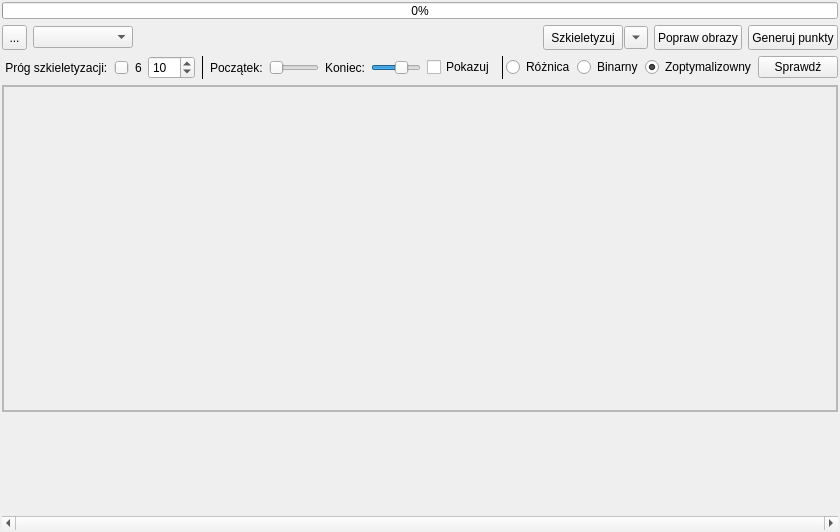
<?xml version="1.0" encoding="UTF-8"?>
<ui version="4.0">
 <class>PhotoWidget</class>
 <widget class="QWidget" name="PhotoWidget">
  <property name="geometry">
   <rect>
    <x>0</x>
    <y>0</y>
    <width>840</width>
    <height>532</height>
   </rect>
  </property>
  <property name="windowTitle">
   <string>Form</string>
  </property>
  <layout class="QGridLayout" name="gridLayout">
   <property name="leftMargin">
    <number>2</number>
   </property>
   <property name="topMargin">
    <number>2</number>
   </property>
   <property name="rightMargin">
    <number>2</number>
   </property>
   <property name="bottomMargin">
    <number>2</number>
   </property>
   <item row="5" column="0" colspan="2">
    <widget class="QFrame" name="frameSkieletDetail">
     <property name="frameShape">
      <enum>QFrame::NoFrame</enum>
     </property>
     <property name="frameShadow">
      <enum>QFrame::Raised</enum>
     </property>
     <layout class="QGridLayout" name="gridLayout_5">
      <property name="leftMargin">
       <number>0</number>
      </property>
      <property name="topMargin">
       <number>0</number>
      </property>
      <property name="rightMargin">
       <number>0</number>
      </property>
      <property name="bottomMargin">
       <number>0</number>
      </property>
      <item row="0" column="7">
       <widget class="QFrame" name="frame_2">
        <property name="frameShape">
         <enum>QFrame::NoFrame</enum>
        </property>
        <property name="frameShadow">
         <enum>QFrame::Raised</enum>
        </property>
        <layout class="QHBoxLayout" name="horizontalLayout">
         <property name="spacing">
          <number>2</number>
         </property>
         <property name="leftMargin">
          <number>0</number>
         </property>
         <property name="topMargin">
          <number>0</number>
         </property>
         <property name="rightMargin">
          <number>0</number>
         </property>
         <property name="bottomMargin">
          <number>0</number>
         </property>
         <item>
          <widget class="Line" name="line_2">
           <property name="frameShadow">
            <enum>QFrame::Plain</enum>
           </property>
           <property name="orientation">
            <enum>Qt::Vertical</enum>
           </property>
          </widget>
         </item>
         <item>
          <widget class="QRadioButton" name="radioSubtraction">
           <property name="text">
            <string>Różnica</string>
           </property>
          </widget>
         </item>
         <item>
          <widget class="QRadioButton" name="radioBinary">
           <property name="text">
            <string>Binarny</string>
           </property>
          </widget>
         </item>
         <item>
          <widget class="QRadioButton" name="radioCablevision">
           <property name="text">
            <string>Zoptymalizowny</string>
           </property>
           <property name="checked">
            <bool>true</bool>
           </property>
          </widget>
         </item>
         <item>
          <widget class="QPushButton" name="buttonSkieletSegm">
           <property name="text">
            <string>Sprawdź</string>
           </property>
          </widget>
         </item>
        </layout>
        <zorder>radioSubtraction</zorder>
        <zorder>radioBinary</zorder>
        <zorder>radioCablevision</zorder>
        <zorder>buttonSkieletSegm</zorder>
        <zorder>line_2</zorder>
       </widget>
      </item>
      <item row="0" column="2">
       <widget class="QFrame" name="frame_4">
        <property name="frameShape">
         <enum>QFrame::NoFrame</enum>
        </property>
        <property name="frameShadow">
         <enum>QFrame::Plain</enum>
        </property>
        <layout class="QHBoxLayout" name="horizontalLayout_4">
         <property name="leftMargin">
          <number>0</number>
         </property>
         <property name="topMargin">
          <number>0</number>
         </property>
         <property name="rightMargin">
          <number>0</number>
         </property>
         <property name="bottomMargin">
          <number>0</number>
         </property>
         <item>
          <widget class="QLabel" name="label_2">
           <property name="text">
            <string>Początek:</string>
           </property>
          </widget>
         </item>
         <item>
          <widget class="QSlider" name="sliderLaserBegin">
           <property name="maximum">
            <number>1000</number>
           </property>
           <property name="orientation">
            <enum>Qt::Horizontal</enum>
           </property>
          </widget>
         </item>
         <item>
          <widget class="QLabel" name="label_3">
           <property name="text">
            <string>Koniec:</string>
           </property>
          </widget>
         </item>
         <item>
          <widget class="QSlider" name="sliderLaserEnd">
           <property name="maximum">
            <number>1000</number>
           </property>
           <property name="value">
            <number>650</number>
           </property>
           <property name="orientation">
            <enum>Qt::Horizontal</enum>
           </property>
          </widget>
         </item>
         <item>
          <widget class="QCheckBox" name="checkShowBeginEnd">
           <property name="text">
            <string>Pokazuj</string>
           </property>
          </widget>
         </item>
        </layout>
       </widget>
      </item>
      <item row="0" column="1">
       <widget class="Line" name="line">
        <property name="frameShadow">
         <enum>QFrame::Plain</enum>
        </property>
        <property name="orientation">
         <enum>Qt::Vertical</enum>
        </property>
       </widget>
      </item>
      <item row="0" column="0">
       <widget class="QFrame" name="frame_3">
        <property name="frameShape">
         <enum>QFrame::NoFrame</enum>
        </property>
        <property name="frameShadow">
         <enum>QFrame::Sunken</enum>
        </property>
        <property name="midLineWidth">
         <number>0</number>
        </property>
        <layout class="QHBoxLayout" name="horizontalLayout_3">
         <property name="leftMargin">
          <number>0</number>
         </property>
         <property name="topMargin">
          <number>0</number>
         </property>
         <property name="rightMargin">
          <number>0</number>
         </property>
         <property name="bottomMargin">
          <number>0</number>
         </property>
         <item>
          <widget class="QLabel" name="label">
           <property name="text">
            <string> Próg szkieletyzacji:</string>
           </property>
          </widget>
         </item>
         <item>
          <widget class="QSlider" name="sliderSkieletSegm">
           <property name="minimum">
            <number>10</number>
           </property>
           <property name="maximum">
            <number>100</number>
           </property>
           <property name="value">
            <number>60</number>
           </property>
           <property name="orientation">
            <enum>Qt::Horizontal</enum>
           </property>
          </widget>
         </item>
         <item>
          <widget class="QLabel" name="labelSliderSkieletValue">
           <property name="text">
            <string>6</string>
           </property>
          </widget>
         </item>
         <item>
          <widget class="QSpinBox" name="spinMaxSpace">
           <property name="maximum">
            <number>100</number>
           </property>
           <property name="singleStep">
            <number>1</number>
           </property>
           <property name="value">
            <number>10</number>
           </property>
          </widget>
         </item>
        </layout>
       </widget>
      </item>
     </layout>
    </widget>
   </item>
   <item row="2" column="0" colspan="2">
    <widget class="QProgressBar" name="progressBar">
     <property name="maximumSize">
      <size>
       <width>16777215</width>
       <height>17</height>
      </size>
     </property>
     <property name="value">
      <number>0</number>
     </property>
    </widget>
   </item>
   <item row="7" column="0" colspan="2">
    <widget class="QScrollArea" name="listArea">
     <property name="minimumSize">
      <size>
       <width>0</width>
       <height>112</height>
      </size>
     </property>
     <property name="maximumSize">
      <size>
       <width>16777215</width>
       <height>112</height>
      </size>
     </property>
     <property name="frameShape">
      <enum>QFrame::NoFrame</enum>
     </property>
     <property name="horizontalScrollBarPolicy">
      <enum>Qt::ScrollBarAlwaysOn</enum>
     </property>
     <property name="widgetResizable">
      <bool>true</bool>
     </property>
     <widget class="QWidget" name="scrollAreaWidgetContents">
      <property name="geometry">
       <rect>
        <x>0</x>
        <y>0</y>
        <width>836</width>
        <height>98</height>
       </rect>
      </property>
      <layout class="QGridLayout" name="gridLayout_4">
       <property name="leftMargin">
        <number>0</number>
       </property>
       <property name="topMargin">
        <number>0</number>
       </property>
       <property name="rightMargin">
        <number>0</number>
       </property>
       <property name="bottomMargin">
        <number>0</number>
       </property>
      </layout>
     </widget>
    </widget>
   </item>
   <item row="6" column="0" colspan="2">
    <widget class="QFrame" name="frameCurrentPhoto">
     <property name="sizePolicy">
      <sizepolicy hsizetype="Preferred" vsizetype="MinimumExpanding">
       <horstretch>0</horstretch>
       <verstretch>0</verstretch>
      </sizepolicy>
     </property>
     <property name="frameShape">
      <enum>QFrame::StyledPanel</enum>
     </property>
     <property name="frameShadow">
      <enum>QFrame::Raised</enum>
     </property>
     <layout class="QGridLayout" name="gridLayout_2">
      <property name="leftMargin">
       <number>0</number>
      </property>
      <property name="topMargin">
       <number>0</number>
      </property>
      <property name="rightMargin">
       <number>0</number>
      </property>
      <property name="bottomMargin">
       <number>0</number>
      </property>
      <item row="0" column="0">
       <widget class="QScrollArea" name="scrollArea">
        <property name="verticalScrollBarPolicy">
         <enum>Qt::ScrollBarAlwaysOff</enum>
        </property>
        <property name="horizontalScrollBarPolicy">
         <enum>Qt::ScrollBarAlwaysOff</enum>
        </property>
        <property name="widgetResizable">
         <bool>true</bool>
        </property>
        <widget class="QWidget" name="scrollAreaWidgetContents_2">
         <property name="geometry">
          <rect>
           <x>0</x>
           <y>0</y>
           <width>832</width>
           <height>321</height>
          </rect>
         </property>
         <layout class="QGridLayout" name="gridLayout_6">
          <item row="0" column="0">
           <layout class="QGridLayout" name="layoutCurrentPhoto"/>
          </item>
         </layout>
        </widget>
       </widget>
      </item>
     </layout>
    </widget>
   </item>
   <item row="3" column="0" colspan="2">
    <widget class="QFrame" name="frame">
     <property name="frameShape">
      <enum>QFrame::NoFrame</enum>
     </property>
     <property name="frameShadow">
      <enum>QFrame::Raised</enum>
     </property>
     <layout class="QGridLayout" name="gridLayout_3">
      <property name="leftMargin">
       <number>0</number>
      </property>
      <property name="topMargin">
       <number>0</number>
      </property>
      <property name="rightMargin">
       <number>0</number>
      </property>
      <property name="bottomMargin">
       <number>0</number>
      </property>
      <item row="1" column="0">
       <widget class="QToolButton" name="buttonOpenDir">
        <property name="minimumSize">
         <size>
          <width>25</width>
          <height>25</height>
         </size>
        </property>
        <property name="maximumSize">
         <size>
          <width>25</width>
          <height>25</height>
         </size>
        </property>
        <property name="text">
         <string>...</string>
        </property>
        <property name="icon">
         <iconset resource="Zasoby.qrc">
          <normaloff>:/Icons/open.png</normaloff>:/Icons/open.png</iconset>
        </property>
        <property name="iconSize">
         <size>
          <width>25</width>
          <height>25</height>
         </size>
        </property>
       </widget>
      </item>
      <item row="1" column="1">
       <widget class="QComboBox" name="comboListDir">
        <property name="minimumSize">
         <size>
          <width>100</width>
          <height>0</height>
         </size>
        </property>
       </widget>
      </item>
      <item row="1" column="11">
       <widget class="QPushButton" name="buttonGenerate">
        <property name="maximumSize">
         <size>
          <width>16777215</width>
          <height>25</height>
         </size>
        </property>
        <property name="text">
         <string>Generuj punkty</string>
        </property>
        <property name="icon">
         <iconset resource="Zasoby.qrc">
          <normaloff>:/Icons/chmura.png</normaloff>:/Icons/chmura.png</iconset>
        </property>
        <property name="iconSize">
         <size>
          <width>25</width>
          <height>25</height>
         </size>
        </property>
       </widget>
      </item>
      <item row="1" column="10">
       <widget class="QPushButton" name="buttonImprove">
        <property name="maximumSize">
         <size>
          <width>16777215</width>
          <height>25</height>
         </size>
        </property>
        <property name="text">
         <string>Popraw obrazy</string>
        </property>
        <property name="icon">
         <iconset resource="Zasoby.qrc">
          <normaloff>:/Icons/draw.png</normaloff>:/Icons/draw.png</iconset>
        </property>
        <property name="iconSize">
         <size>
          <width>25</width>
          <height>25</height>
         </size>
        </property>
        <property name="flat">
         <bool>false</bool>
        </property>
       </widget>
      </item>
      <item row="1" column="2">
       <spacer name="horizontalSpacer">
        <property name="orientation">
         <enum>Qt::Horizontal</enum>
        </property>
        <property name="sizeHint" stdset="0">
         <size>
          <width>40</width>
          <height>20</height>
         </size>
        </property>
       </spacer>
      </item>
      <item row="1" column="4">
       <layout class="QHBoxLayout" name="horizontalLayout_2">
        <property name="spacing">
         <number>1</number>
        </property>
        <item>
         <widget class="QPushButton" name="buttonSkeletonization">
          <property name="maximumSize">
           <size>
            <width>16777215</width>
            <height>25</height>
           </size>
          </property>
          <property name="text">
           <string>Szkieletyzuj</string>
          </property>
          <property name="icon">
           <iconset resource="Zasoby.qrc">
            <normaloff>:/Icons/dopic.png</normaloff>:/Icons/dopic.png</iconset>
          </property>
          <property name="iconSize">
           <size>
            <width>25</width>
            <height>25</height>
           </size>
          </property>
         </widget>
        </item>
        <item>
         <widget class="QToolButton" name="buttonShowSkieletDetal">
          <property name="text">
           <string>...</string>
          </property>
          <property name="arrowType">
           <enum>Qt::DownArrow</enum>
          </property>
         </widget>
        </item>
       </layout>
      </item>
     </layout>
    </widget>
   </item>
  </layout>
 </widget>
 <resources>
  <include location="Zasoby.qrc"/>
 </resources>
 <connections/>
</ui>
